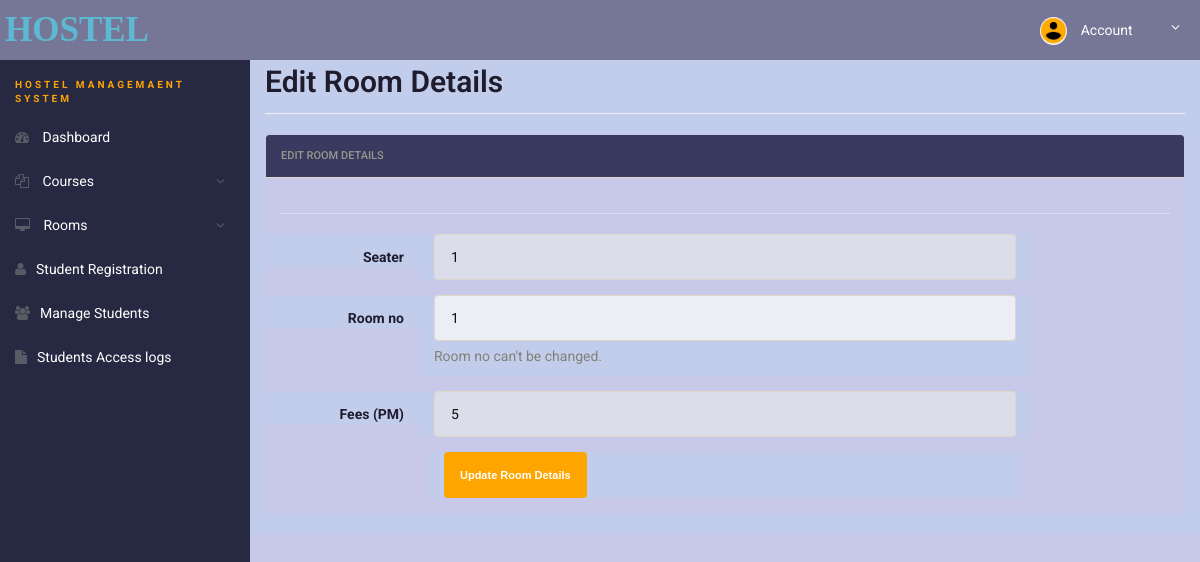
The app's page /admin/edit-room.php?id=1 (signed in) with its own data.
### tables this page shows
CREATE TABLE `rooms` (
  `id` int NOT NULL,
  `seater` int DEFAULT NULL,
  `room_no` int DEFAULT NULL,
  `fees` int DEFAULT NULL,
  `posting_date` timestamp NULL DEFAULT CURRENT_TIMESTAMP
);

### admin/edit-room.php (the view, shortened to what this page needs)
<!doctype html>
<html lang="en" class="no-js">
<head>
	<link rel="stylesheet" href="css/font-awesome.min.css">
	<link rel="stylesheet" href="css/bootstrap.min.css">
	<link rel="stylesheet" href="css/dataTables.bootstrap.min.css">>
	<link rel="stylesheet" href="css/bootstrap-social.css">
	<link rel="stylesheet" href="css/bootstrap-select.css">
	<link rel="stylesheet" href="css/fileinput.min.css">
	<link rel="stylesheet" href="css/awesome-bootstrap-checkbox.css">
	<link rel="stylesheet" href="css/style.css">
</head>
<body>
	<?php include('includes/header.php'); ?>
	<div class="ts-main-content">
		<?php include('includes/sidebar.php'); ?>
		<div class="content-wrapper">
			<div class="container-fluid">
				<div class="row">
					<div class="col-md-12">
						<h2 class="page-title">Edit Room Details </h2>
						<div class="row">
							<div class="col-md-12">
								<div class="panel panel-default">
									<div class="panel-heading">Edit Room Details</div>
									<div class="panel-body">
										<form method="post" class="form-horizontal">
											<?php
											$id = $_GET['id'];
											$ret = "select * from rooms where id=?";
											$stmt = $conn->prepare($ret);
											$stmt->bind_param('i', $id);
											$stmt->execute();
											$res = $stmt->get_result();
											while ($row = $res->fetch_object()) {
												?>
												<div class="hr-dashed"></div>
												<div class="form-group">
													<label class="col-sm-2 control-label">Seater </label>
													<div class="col-sm-8">
														<input type="text" name="seater" value="<?php echo $row->seater; ?>"
															class="form-control">
													</div>
												</div>
												<div class="form-group">
													<label class="col-sm-2 control-label">Room no </label>
													<div class="col-sm-8">
														<input type="text" class="form-control" name="rmno" id="rmno"
															value="<?php echo $row->room_no; ?>" disabled>
														<span class="help-block m-b-none">
															Room no can't be changed.</span>
													</div>
												</div>
												<div class="form-group">
													<label class="col-sm-2 control-label">Fees (PM) </label>
													<div class="col-sm-8">
														<input type="text" class="form-control" name="fees"
															value="<?php echo $row->fees; ?>">
													</div>
												</div>
											<?php } ?>
											<div class="col-sm-8 col-sm-offset-2">
												<input class="btn btn-primary" type="submit" name="submit"
													value="Update Room Details ">
											</div>
									</div>
								</div>
							</div>
						</div>
					</div>
				</div>
			</div>
		</div>
	</div>
</body>
</html>

### admin/css/style.css (style rules this page uses)
html { font-size: 14px; }
@media only screen and (min-width: 480px) { html { font-size: 17px; } }
@media only screen and (min-width: 768px) { html { font-size: 14px; } }
body { font-size: 1em; }
.btn { font-family: Arial, Helvetica, sans-serif; font-weight: bold; }
.hr-dashed { background-color: transparent; border-top: 1px dotted #edf0f5; color: transparent; height: 1px; margin: 20px 0; }
.panel { overflow: hidden; }
.btn { text-transform: none; }
.page-title { padding-bottom: 15px; margin-bottom: 20px; border-bottom: 1px solid #f0f0f0; }
.ts-main-content .content-wrapper { padding-top: 15px; margin-top: 10px; }
@media only screen and (min-width: 992px) { .ts-main-content .content-wrapper { margin-left: 250px; } }

### records on screen
rooms: seater "1", rmno "1", fees "5"
